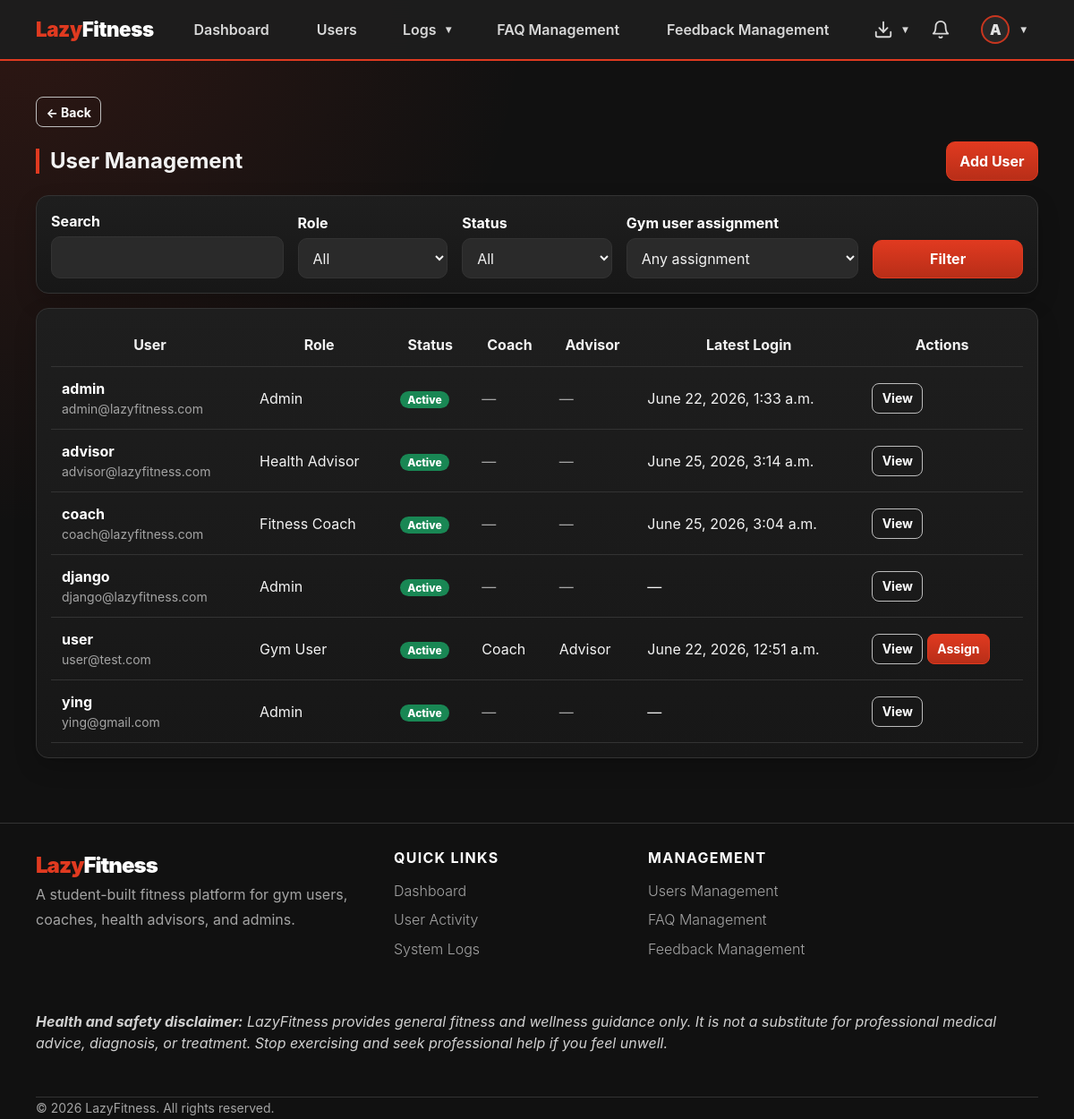
Page /admin-panel/users/ (signed in) on the earlier database version.
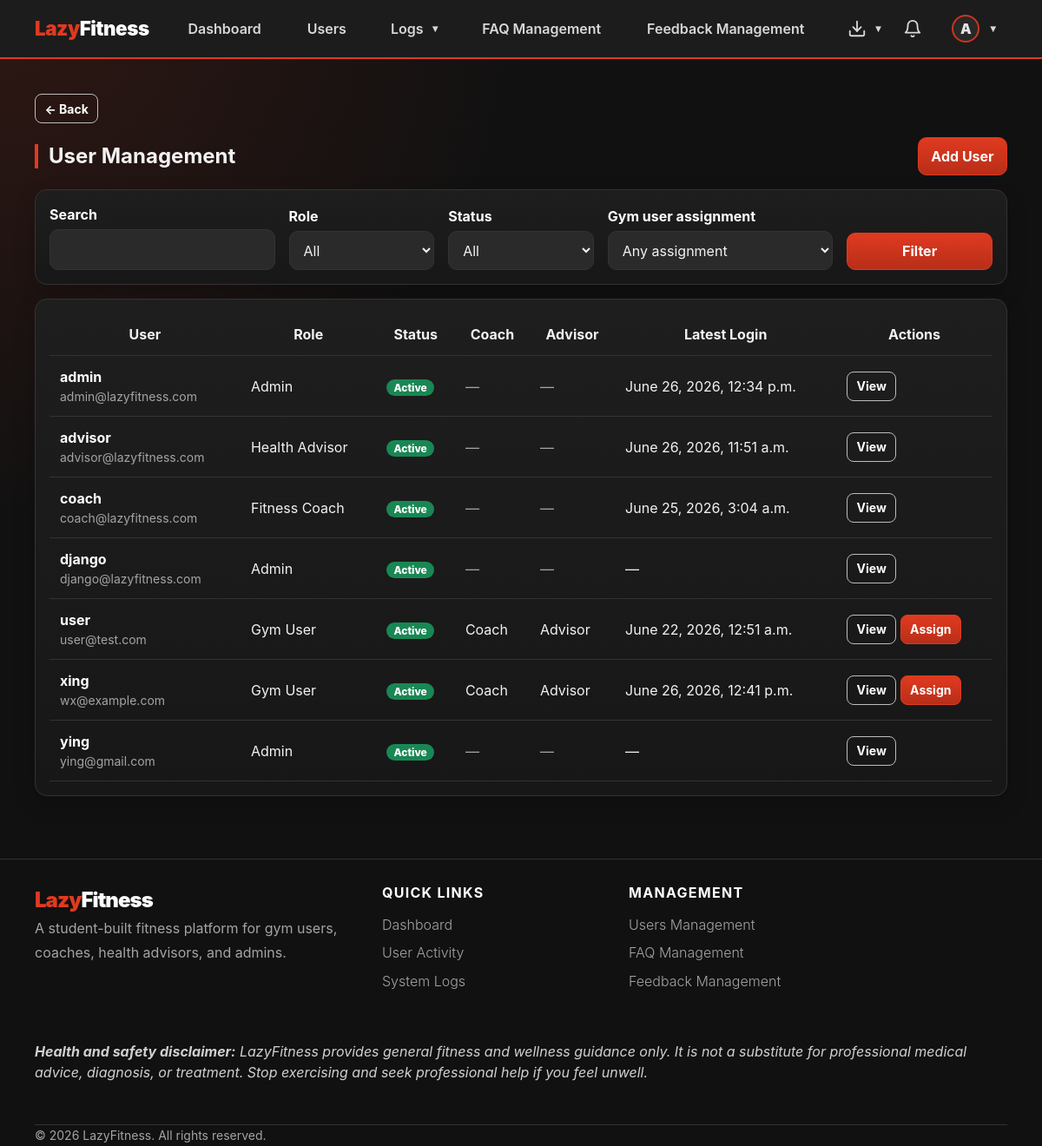
Same page on the later database version.
### apps/accounts/models.py (models this page shows, shortened)
class User(AbstractBaseUser, PermissionsMixin):
    ROLE_CHOICES = [
        ('gym_user',       'Gym User'),
        ('fitness_coach',  'Fitness Coach'),
        ('health_advisor', 'Health Advisor'),
        ('admin',          'Admin'),
    ]
    username_validator = RegexValidator(
        regex=r'^[\w.@+-]+$',
        message='Username may contain letters, numbers, and @/./+/-/_ characters only.',
    )
    username    = models.CharField(max_length=150, unique=True, validators=[username_validator])
    email       = models.EmailField(unique=True)
    profile_picture = models.ImageField(
        upload_to='profile_pictures/',
        blank=True,
        null=True,
        help_text='Optional profile picture used across LazyFitness.',
    )
    role        = models.CharField(max_length=20, choices=ROLE_CHOICES)
    is_active   = models.BooleanField(default=True)   # userStatus
    is_staff    = models.BooleanField(default=False)
    date_joined = models.DateTimeField(auto_now_add=True)
    USERNAME_FIELD  = 'username'
    REQUIRED_FIELDS = ['email', 'role']
    objects = UserManager()
    @property
    def display_name(self):
        profile_fields = [
            ('gymuser', 'user_name'),
            ('coach', 'coach_name'),
            ('healthadvisor', 'advisor_name'),
            ('adminprofile', 'admin_name'),
        ]
        for relation, field in profile_fields:
            try:
                profile = getattr(self, relation)
            except Exception:
                profile = None
            value = getattr(profile, field, '') if profile else ''
            if value:
                return value
        return self.username or self.email
    @property
    def avatar_initial(self):
        name = self.display_name or self.username or self.email or '?'
        return name.strip()[:1].upper()
    @property
    def is_gym_user(self):
        return self.role == 'gym_user'
    @property
    def is_coach(self):
        return self.role == 'fitness_coach'
    @property
    def is_health_advisor(self):
        return self.role == 'health_advisor'
    @property
    def is_admin_user(self):
        return self.role == 'admin'

### apps/gym_user/models.py (models this page shows, shortened)
class GymUser(models.Model):
    user = models.OneToOneField(User, on_delete=models.CASCADE, primary_key=True)
    user_name = models.CharField(max_length=255)
    age = models.IntegerField()
    gender = models.CharField(max_length=20)
    weight = models.FloatField(help_text="in kg")
    height = models.FloatField(help_text="in cm")
    neck_in_cm = models.IntegerField()
    waist_in_cm = models.IntegerField()
    calorie_intake = models.IntegerField(help_text="daily target kcal")
    medical_condition = models.TextField(blank=True, null=True)
    profile_completed = models.BooleanField(default=False)
    assigned_coach = models.ForeignKey(
        'coach.Coach',
        on_delete=models.SET_NULL,
        null=True,
        blank=True,
        related_name='assigned_gym_users',
        help_text='Fitness coach assigned by admin.',
    )
    assigned_advisor = models.ForeignKey(
        'health_advisor.HealthAdvisor',
        on_delete=models.SET_NULL,
        null=True,
        blank=True,
        related_name='assigned_gym_users',
        help_text='Health advisor assigned by admin.',
    )

### apps/coach/models.py (models this page shows, shortened)
class Coach(models.Model):
    user = models.OneToOneField(User, on_delete=models.CASCADE, primary_key=True)
    coach_name = models.CharField(max_length=255)
    specialty = models.CharField(
        max_length=120,
        blank=True,
        help_text='Public specialty shown on the Meet Our Coaches section.',
    )
    years_experience = models.PositiveIntegerField(
        null=True,
        blank=True,
        help_text='Optional years of coaching experience for the public team card.',
    )
    bio = models.TextField(
        blank=True,
        help_text='Short public bio shown to prospective gym users.',
    )

### apps/health_advisor/models.py (models this page shows, shortened)
class HealthAdvisor(models.Model):
    user = models.OneToOneField(User, on_delete=models.CASCADE, primary_key=True)
    advisor_name = models.CharField(max_length=255)
    specialty = models.CharField(
        max_length=120,
        blank=True,
        help_text='Public specialty shown on the Meet Our Health Advisors section.',
    )
    years_experience = models.PositiveIntegerField(
        null=True,
        blank=True,
        help_text='Optional years of health advisory experience for the public team card.',
    )
    bio = models.TextField(blank=True, help_text='Short public bio shown to prospective gym users.')
    assigned_users = models.ManyToManyField('gym_user.GymUser', blank=True, related_name='health_advisors')

### apps/admin_panel/models.py (models this page shows, shortened)
class AdminProfile(models.Model):
    user = models.OneToOneField(User, on_delete=models.CASCADE, primary_key=True)
    admin_name = models.CharField(max_length=255)

### apps/admin_panel/views.py (the view, shortened to what this page needs)
# urls.py: path('users/', views.user_list, name='user_list'),
@admin_required
def user_list(request):
    role_filter = request.GET.get('role', '')
    status_filter = request.GET.get('status', '')
    assignment_filter = request.GET.get('assignment', '')
    search = request.GET.get('q', '').strip()
    users = User.objects.annotate(latest_login_at=Subquery(_latest_login_subquery())).order_by('username')
    if role_filter:
        users = users.filter(role=role_filter)
    if status_filter:
        users = users.filter(is_active=(status_filter == 'active'))
    if search:
        users = users.filter(Q(username__icontains=search) | Q(email__icontains=search))
    page_obj, page_query = paginate(request, users, per_page=10)
    gym_profiles = {
        profile.user_id: profile
        for profile in GymUser.objects.select_related('assigned_coach', 'assigned_advisor', 'user').filter(
            user_id__in=[u.id for u in page_obj.object_list]
        )
    }
    user_rows = [{'user': user, 'profile': gym_profiles.get(user.id)} for user in page_obj.object_list]
    return render(request, 'admin_panel/user_list.html', {
        'users': page_obj.object_list,
        'user_rows': user_rows,
        'page_obj': page_obj,
        'page_query': page_query,
        'role_filter': role_filter,
        'status_filter': status_filter,
        'assignment_filter': assignment_filter,
        'search': search,
        'role_choices': User.ROLE_CHOICES,
        'assignment_choices': [
            ('no_coach', 'No coach assigned'),
            ('no_advisor', 'No health advisor assigned'),
            ('both_missing', 'Both coach and health advisor missing'),
        ],
    })

### apps/admin_panel/views.py (called while the page is built)
def _latest_login_subquery():
    return LoginActivity.objects.filter(user=OuterRef('pk'), successful=True).order_by('-login_timestamp').values('login_timestamp')[:1]

### apps/gym_user/messaging.py (called while the page is built)
def unread_count_for_user(user, conversations=None):
    qs = Message.objects.exclude(sender=user).exclude(read_by=user)
    if conversations is not None:
        qs = qs.filter(conversation__in=conversations)
    else:
        qs = qs.filter(conversation__participants=user)
    return qs.distinct().count()

### lazyfitness/view_helpers.py (called while the page is built)
def paginate(request, queryset_or_list, per_page=10):
    paginator = Paginator(queryset_or_list, per_page)
    page_obj = paginator.get_page(request.GET.get('page'))
    params = request.GET.copy()
    params.pop('page', None)
    return page_obj, params.urlencode()

### templates/admin_panel/user_list.html (shortened to what this page needs)
{% extends "shared/base.html" %}
{% block content %}
<div class="d-flex justify-content-between align-items-center mb-3 btn-toolbar-mobile"><h2 class="section-title mb-0">User Management</h2><a class="btn btn-primary" href="{% url 'admin_panel:user_add' %}">Add User</a></div>
<div class="card p-3 mb-3"><form method="get" class="row g-2 align-items-end"><div class="col-md-3"><label class="form-label">Search</label><input class="form-control" name="q" value="{{ search }}"></div><div class="col-md-2"><label class="form-label">Role</label><select class="form-select" name="role"><option value="">All</option></select></div><div class="col-md-2"><label class="form-label">Status</label><select class="form-select" name="status"><option value="">All</option></select></div><div class="col-md-3"><label class="form-label">Gym user assignment</label><select class="form-select" name="assignment"><option value="">Any assignment</option></select></div><div class="col-md-2"><button class="btn btn-primary w-100">Filter</button></div></form></div>
<div class="card p-3">
    <div class="table-responsive">
        <table class="table table-dark table-hover align-middle">
            <thead>
                <tr>
                    <th>User</th>
                    <th>Role</th>
                    <th>Status</th>
                    <th>Coach</th>
                    <th>Advisor</th>
                    <th>Latest Login</th>
                    <th>Actions</th>
                </tr>
            </thead>
            <tbody>
                {% for row in user_rows %}
                <tr>
                    <td>
                        <strong>{{ row.user.username }}</strong>
                        <div class="small text-secondary">{{ row.user.email }}</div>
                    </td>
                    <td>{{ row.user.get_role_display }}</td>
                    <td>
                        {% if row.user.is_active %}
                        <span class="badge bg-success">Active</span>
                        {% else %}<span class="badge bg-secondary">Inactive</span>
                        {% endif %}
                    </td>
                        <td>
                            {% if row.profile %}
                            {{ row.profile.assigned_coach.coach_name|default:"No coach assigned" }}
                            {% else %}
                            <span class="text-secondary">—</span>
                            {% endif %}
                        </td>
                            <td>{% if row.profile %}
                                {{ row.profile.assigned_advisor.advisor_name|default:"No health advisor assigned" }}
                                {% else %}
                                <span class="text-secondary">—</span>
                                {% endif %}
                            </td>
                                <td>{{ row.user.latest_login_at|default:"—" }}</td>
                                <td class="text-nowrap">
                                    <a class="btn btn-sm btn-outline-light" href="{% url 'admin_panel:user_detail' row.user.pk %}">View</a>
                                    {% if row.user.is_gym_user %}
                                    <a class="btn btn-sm btn-primary" href="{% url 'admin_panel:user_assign' row.user.pk %}?next={{ request.get_full_path|urlencode }}">Assign</a>
                                    {% endif %}
                                </td>
                            </tr>
                        {% empty %}
                            <tr>
                                <td colspan="7">
                                    <div class="empty-state">No users match your filters.</div>
                                </td>
                            </tr>
                        {% endfor %}
                    </tbody>
                </table>
            </div>
        </div>
    {% endblock %}

### templates/shared/base.html (shortened to what the changed rows need)
{% load static %}
<!DOCTYPE html>
<html lang="en">
<head>
  <link href="{% static 'css/lazyfitness.css' %}" rel="stylesheet">
</head>
<body>
<nav class="navbar navbar-expand-lg navbar-dark sticky-top" aria-label="Primary navigation">
  <div class="container nav-container">
    <div class="navbar-collapse collapse" id="nav">
      {% if user.is_authenticated %}
        <ul class="navbar-nav nav-actions ms-lg-auto align-items-center gap-2 gap-lg-3 flex-row flex-nowrap justify-content-end">
          <li class="nav-item dropdown profile-hover-dropdown ms-1 flex-shrink-0">
            <a class="nav-link d-flex align-items-center gap-2 dropdown-toggle" href="#" role="button" data-lf-toggle="dropdown" aria-expanded="false">
              {% if user.profile_picture %}
                <img src="{{ user.profile_picture.url }}" alt="{{ user.username }} profile picture" class="rounded-circle avatar-sm">
              {% else %}
                <span class="avatar-initial-sm">{{ user.avatar_initial }}</span>
              {% endif %}
            </a>
          </li>
        </ul>
      {% endif %}
    </div>
  </div>
</nav>
<main class="container mt-4 pb-5">
  {% block content %}{% endblock %}
</main>
</body>
</html>

Differences in the rows shown:
changed User "admin": user.latest_login_at "June 22, 2026, 1:33 a.m." → "June 26, 2026, 12:34 p.m."
changed User "advisor": user.latest_login_at "June 25, 2026, 3:14 a.m." → "June 26, 2026, 11:51 a.m."
added User: user.username "xing", user.email "wx@example.com", user.role "Gym User", is_active "Active", profile.assigned_coach.coach_name "Coach", profile.assigned_advisor.advisor_name "Advisor", user.latest_login_at "June 26, 2026, 12:41 p.m."
